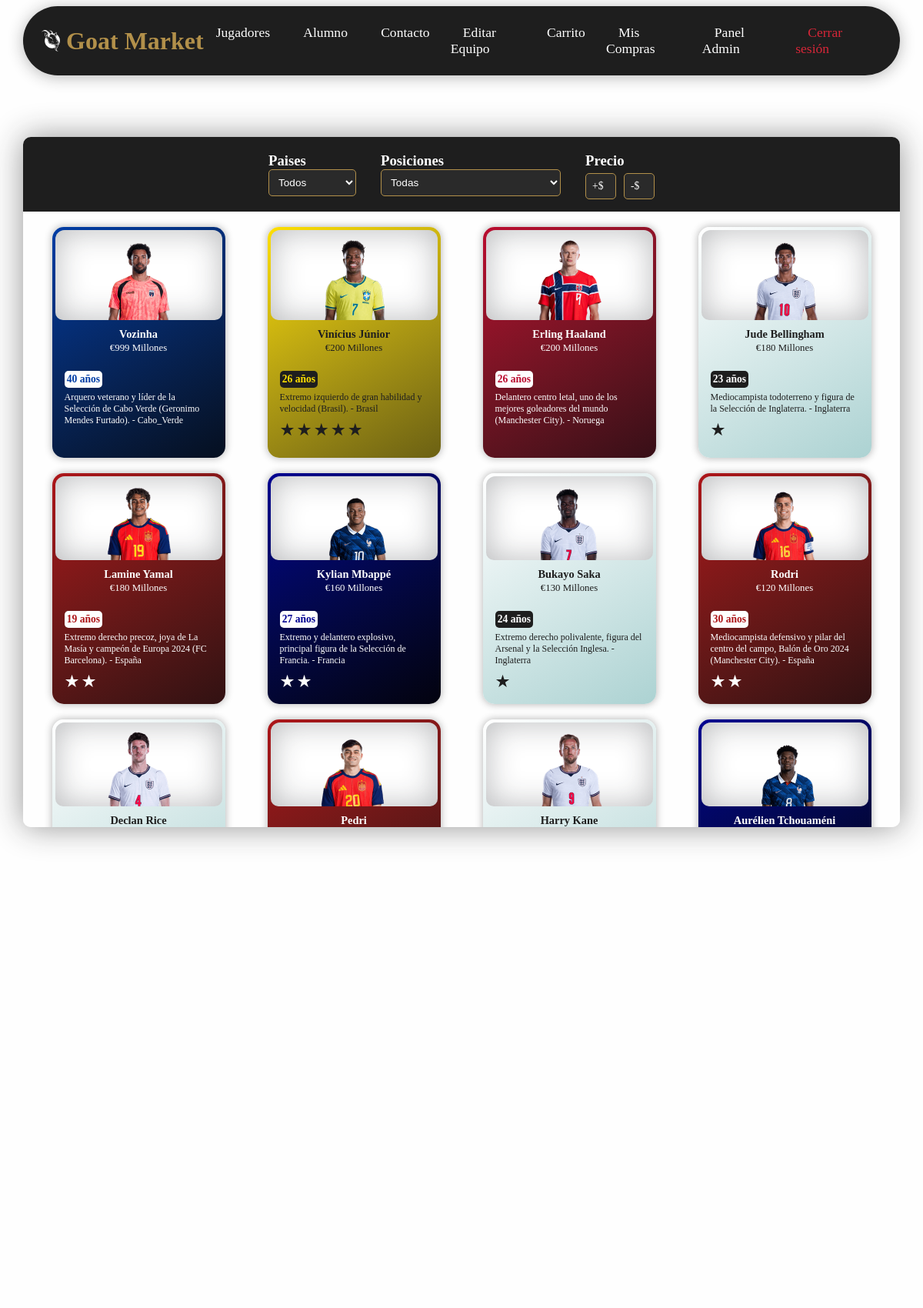
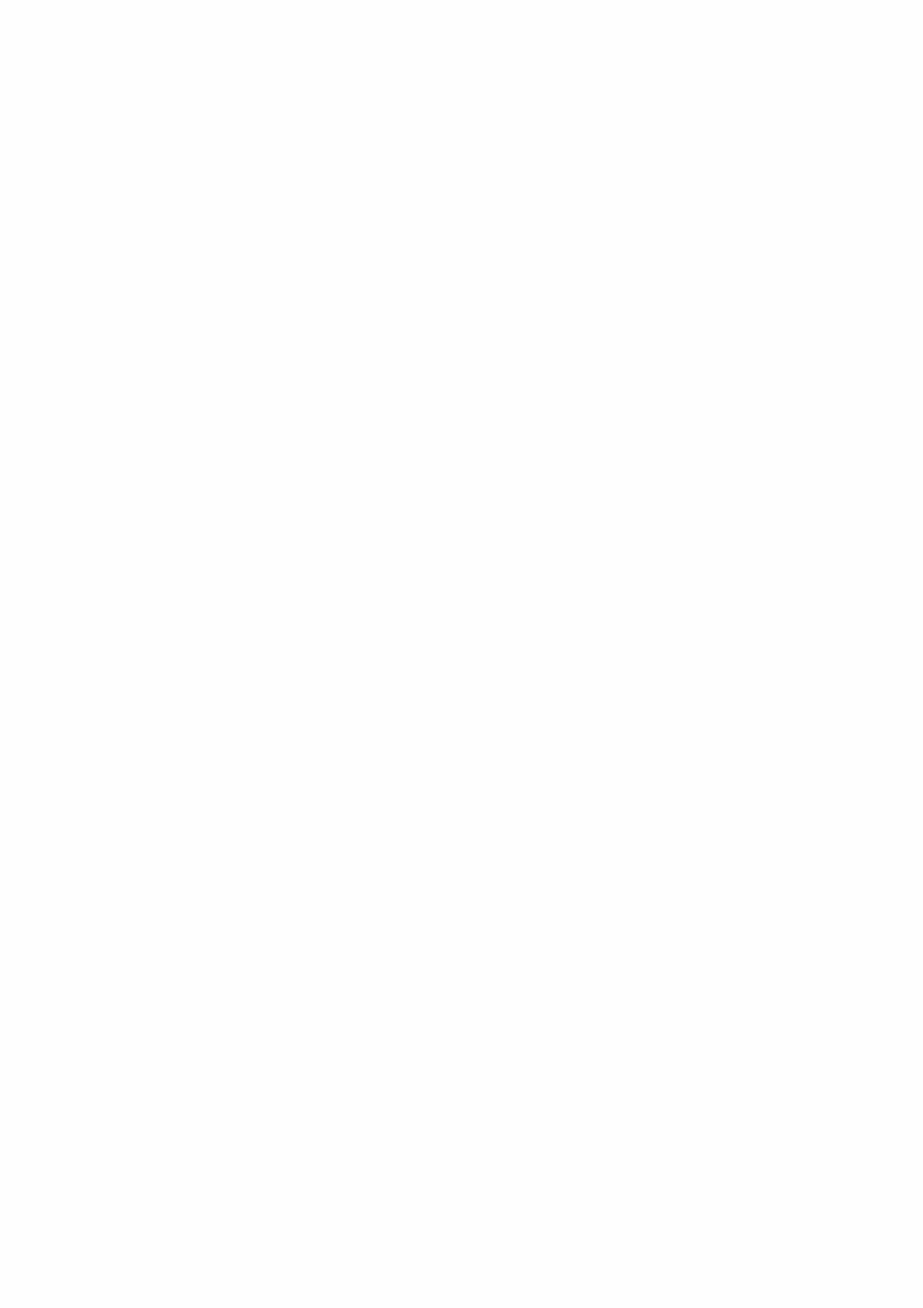
Screenshot of /?sec=precio&orden=desc (signed in, upper part) with the database file from the repository (2 pictures, top to bottom).
### tables this page shows
CREATE TABLE `jugadores` (
  `id` int(10) unsigned NOT NULL AUTO_INCREMENT,
  `nombre_apellido` varchar(50) NOT NULL,
  `fecha_nacimiento` date NOT NULL,
  `descripcion` text DEFAULT NULL,
  `precio` smallint(5) unsigned NOT NULL,
  `imagen` varchar(50) DEFAULT NULL,
  `pais_id` int(11) DEFAULT NULL,
  PRIMARY KEY (`id`),
  KEY `pais_id` (`pais_id`),
  CONSTRAINT `pais_id` FOREIGN KEY (`pais_id`) REFERENCES `paises` (`id`) ON UPDATE CASCADE
);

CREATE TABLE `paises` (
  `id` int(11) NOT NULL AUTO_INCREMENT,
  `nombre` varchar(50) NOT NULL,
  `estrellas` tinyint(4) NOT NULL,
  `color` varchar(8) NOT NULL DEFAULT '#666666',
  PRIMARY KEY (`id`),
  UNIQUE KEY `uq_paises_nombre` (`nombre`)
);

### clases/Jugadores.php (called while the page is built, shortened)
<?php
class Jugadores
{
  private $id;
  private $nombre_apellido;
  private $descripcion;
  private $fecha_nacimiento;
  private $imagen;
  private $pais_id;
  private $pais_nombre;
  private $pais_color;
  private $pais_estrellas;
  public function getId(){
    return $this -> id;
  }
  public function getNombre(){
    return $this -> nombre_apellido;
  }
  public function getDescripcion(){
    return $this -> descripcion;
  }
  public function getPrecio(){
    return $this -> precio;
  }
  public function getImagen(){
    return $this -> imagen;
  }
  public function getPais(){
    return $this -> pais_nombre ?? $this -> pais_id;
  }
  public function getPaisColor(){
    return $this -> pais_color;
  }
  public function getPaisEstrellas(){
    return $this -> pais_estrellas;
  }
  public function getEdad(): int {
    $nacimiento = new DateTime($this->fecha_nacimiento);
    $hoy = new DateTime();
    return (int) $nacimiento->diff($hoy)->y;
  }
  public static function todosLosJugadores():array{
    $conexion = Conexion::getConexion();
    $query = "SELECT j.*, p.nombre AS pais_nombre, p.color AS pais_color, p.estrellas AS pais_estrellas FROM jugadores j JOIN paises p ON j.pais_id = p.id";
    $PDOStatement = $conexion -> prepare($query);
    $PDOStatement -> setFetchMode(PDO::FETCH_CLASS, self::class);
    $PDOStatement -> execute();
    $lista = $PDOStatement -> fetchAll();
    return $lista;
  }
  public static function jugadores_x_precio(string $orden = 'asc'): array
  {
    $jugadores = self::todosLosJugadores();
    usort($jugadores, function($a, $b) use ($orden) {
      if($orden === 'desc') {return $b -> getPrecio() <=> $a -> getPrecio();} else {return $a -> getPrecio() <=> $b -> getPrecio();}
    });
    return $jugadores;
  }
}
?>

### componentes/carta-jugador.php (the view, shortened to what this page needs)
<?php
  $color = $jugador->getPaisColor();
  $hex = ltrim($color, '#');
  $r = hexdec(substr($hex, 0, 2));
  $g = hexdec(substr($hex, 2, 2));
  $b = hexdec(substr($hex, 4, 2));
  $luminancia = (0.299 * $r + 0.587 * $g + 0.114 * $b) / 255;
  $textColor = $luminancia > 0.5 ? '#1e1e1e' : '#fefefe';
?>
<div class="card" style="--main-color: <?= $color ?>; --text-color: <?= $jugador->getPais() === 'Argentina' ? '#fefefe' : $textColor ?>">
    <figure>
        <?php if ($jugador->getImagen()): ?>
                <img src="assets/img/<?= rawurlencode($jugador->getImagen()) ?>" alt="<?= htmlspecialchars($jugador->getNombre()) ?>">
        <?php endif; ?>
    </figure>
    <div class="content">
        <h3><?= $jugador->getNombre() ?></h3>
        <p><?= "€" . $jugador->getPrecio() . " Millones" ?></p>
    </div>
    <div class="to-hide">
        <h4 class="edad"><?= $jugador->getEdad() ?> años</h4>
        <p><?= $jugador->getDescripcion() . " - " . $jugador->getPais() ?></p>
        <span class="estrellas"><?= $jugador->getPaisEstrellas() > 5 ? $jugador->getPaisEstrellas() . '★' : str_repeat('★', $jugador->getPaisEstrellas()) ?></span>
    </div>
</div>

### vistas/precio.php (shortened to what this page needs)
<?php
    require_once __DIR__ . "/../clases/Jugadores.php";
    $orden = isset($_GET['orden']) ? $_GET['orden'] : 'asc';
    $lista = Jugadores::jugadores_x_precio($orden);
    $ids_comprados = [];
    if (isset($_SESSION['usuario_id'])) {
        $cnx = Conexion::getConexion();
        $s = $cnx->prepare("SELECT DISTINCT jugador_id FROM detalle_compra dc JOIN compras c ON dc.compra_id = c.id WHERE c.usuario_id = :uid");
        $s->execute(['uid' => $_SESSION['usuario_id']]);
        $ids_comprados = $s->fetchAll(PDO::FETCH_COLUMN);
    }
    $lista = array_filter($lista, fn($j) => !in_array($j->getId(), $ids_comprados));
?>
<div id="catalogo">
    <?php require __DIR__ . "/../componentes/barra-navegacion.php"; ?>
    <div id="jugadores">
    <?php foreach($lista as $jugador){
        require __DIR__ . "/../componentes/carta-jugador.php";
    ?>
    <?php } ?>
    </div>
</div>

### assets/css/style.css (style rules this page uses)
:root { --card-size: 300px; --main-color: #67b7fd; --golden-x: linear-gradient(90deg, #9A7A3B 0%, #E6D3A1 100%); --golden-y: linear-gradient(0deg, #9A7A3B 0%, #E6D3A1 100%); --golden: #b2904a; }
* { margin: 0; padding: 0; box-sizing: border-box; box-shadow: none; text-decoration: none; list-style: none; }
body { background-color: #fefefe; color: #1e1e1e; }
#catalogo { margin: auto; width: 95%; flex-direction: column; display: flex; justify-content: space-between; box-shadow: 0px 0px 40px 0px #1e1e1e78; border-radius: 10px; overflow: hidden; }
#jugadores { background-color: #fefefe; color: #1e1e1e; width: 100%; max-height: 800px; overflow: scroll; display: flex; flex-wrap: wrap; justify-content: space-around; gap: 20px; padding: 20px; }
.edad { background-color: var(--text-color); color: var(--main-color); width: fit-content; padding: 0.2rem; border-radius: 5px; margin-bottom: 5px; }
.card { margin: auto; height: var(--card-size); width: 15%; min-width: 225px; max-width: 240px; background: linear-gradient(150deg, var(--main-color) 0%, hsla(from var(--main-color) h calc(s - 30) calc(l - 25)) 100%); border-radius: 15px; display: flex; flex-direction: column; justify-content: start; align-items: center; padding: 4px; box-shadow: 0px 0px 10px 1px #1e1e1e4b; transition: cubic-bezier(0.63, 0.23, 0.00, 1.08) all 0.8s; }
.content, .to-hide { color: var(--text-color) !important; }
.content { display: flex; flex-direction: column; align-items: center; justify-content: center; gap: 2px; padding: 10px 12px; }
.content h3 { white-space: nowrap; font-size: 0.9rem; }
.content p { font-size: 0.8rem; }
.to-hide { padding: 12px; }
.to-hide p { font-size: 0.75em; margin: 0 0 6px; }
.to-hide h4 { font-size: 0.85em; }
.card figure { box-shadow: inset 0px 0px 40px 1px #21252b4f; overflow: hidden; background-color: rgb(255, 255, 255); width: 100%; height: 40%; border-radius: 12px 12px 10px 10px; display: flex; flex-direction: column; justify-content: start; align-items: center; transition: all cubic-bezier(0.63, 0.23, 0.00, 1.08) 0.8s; }
img { height: var(--card-size); transform: scale(1) translateY(0px); transition: all cubic-bezier(0.63, 0.23, 0.00, 1.08) 1s; }
.card .estrellas { font-size: 1.4em; letter-spacing: 2px; display: block; margin-top: 4px; }

### rows the page displays
jugadores: imagen (picture), nombre_apellido "Vozinha", precio "999", fecha_nacimiento "40", descripcion "Arquero veterano y líder de la Selección de Cabo Verde (Geronimo Mendes Furtado).", pais.nombre "Cabo_Verde"
jugadores: imagen (picture), nombre_apellido "Vinícius Júnior", precio "200", fecha_nacimiento "26", descripcion "Extremo izquierdo de gran habilidad y velocidad (Brasil).", pais.nombre "Brasil", pais.estrellas "★★★★★"
jugadores: imagen (picture), nombre_apellido "Erling Haaland", precio "200", fecha_nacimiento "26", descripcion "Delantero centro letal, uno de los mejores goleadores del mundo (Manchester City).", pais.nombre "Noruega"
jugadores: imagen (picture), nombre_apellido "Jude Bellingham", precio "180", fecha_nacimiento "23", descripcion "Mediocampista todoterreno y figura de la Selección de Inglaterra.", pais.nombre "Inglaterra", pais.estrellas "★"
jugadores: imagen (picture), nombre_apellido "Lamine Yamal", precio "180", fecha_nacimiento "19", descripcion "Extremo derecho precoz, joya de La Masía y campeón de Europa 2024 (FC Barcelona).", pais.nombre "España", pais.estrellas "★★"
jugadores: imagen (picture), nombre_apellido "Kylian Mbappé", precio "160", fecha_nacimiento "27", descripcion "Extremo y delantero explosivo, principal figura de la Selección de Francia.", pais.nombre "Francia", pais.estrellas "★★"
jugadores: imagen (picture), nombre_apellido "Bukayo Saka", precio "130", fecha_nacimiento "24", descripcion "Extremo derecho polivalente, figura del Arsenal y la Selección Inglesa.", pais.nombre "Inglaterra", pais.estrellas "★"
jugadores: imagen (picture), nombre_apellido "Rodri", precio "120", fecha_nacimiento "30", descripcion "Mediocampista defensivo y pilar del centro del campo, Balón de Oro 2024 (Manchester City).", pais.nombre "España", pais.estrellas "★★"
jugadores: imagen (picture), nombre_apellido "Declan Rice"
jugadores: imagen (picture), nombre_apellido "Pedri"
jugadores: imagen (picture), nombre_apellido "Harry Kane"
jugadores: imagen (picture), nombre_apellido "Aurélien Tchouaméni"

### other values shown
$value -> getTitulo() "Jugadores"
$value -> getTitulo() "Alumno"
$value -> getTitulo() "Contacto"
$value -> getTitulo() "Editar Equipo"
